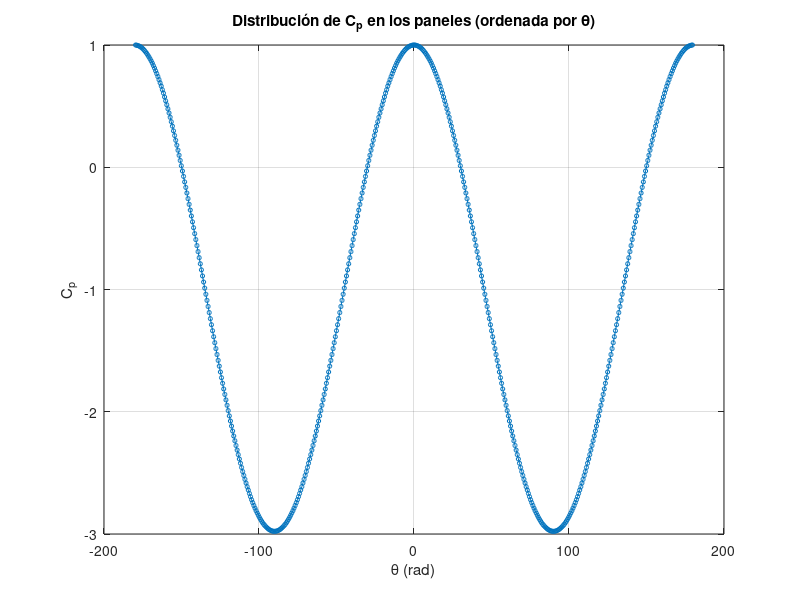

Recreate this plot in MATLAB.
%% Preprocess

Ndiv   = 500;
deltaB = 2*pi/Ndiv;
R      = 0.5;

Nc = zeros(Ndiv,2);
Tc = zeros(Ndiv,2);

ca = zeros(Ndiv,1);
sa = zeros(Ndiv,1);
l  = zeros(Ndiv,1);

X  = zeros(Ndiv+1,2);
Xc = zeros(Ndiv,2);

cl = zeros(Ndiv,1);
cp = zeros(Ndiv,1);

for ii = 1:Ndiv+1
    X(ii,:)  = R*[cos((ii-1)*deltaB), -sin((ii-1)*deltaB)];
end

for jj = 1:Ndiv
    l(jj)    = sqrt((X(jj,1) - X(jj+1,1))^2 + (X(jj,2) - X(jj+1,2))^2);
    Xc(jj,:) = (X(jj,:) + X(jj+1,:))/2;
    ca(jj)   = (X(jj+1,1) - X(jj,1))/l(jj);
    sa(jj)   = (X(jj,2) - X(jj+1,2))/l(jj);

    Nc(jj,:) = [sa(jj,1),ca(jj,1)];
    Tc(jj,:) = [ca(jj,1),-sa(jj,1)];
end

%% Process

a = zeros(Ndiv,Ndiv);
b = zeros(Ndiv,1);

alpha = deg2rad(0);

rho = 1.225;

Qinfmod = 1;
Qinf    = Qinfmod*[cos(alpha),sin(alpha)];

for ii = 1:Ndiv
    b(ii) = -dot(Qinf,Tc(ii,:));
    for jj = 1:Ndiv
        if jj ~= ii
            Xc_ij_pan = (Xc(ii,1) - X(jj,1))*ca(jj) - (Xc(ii,2) - X(jj,2))*sa(jj);
            Zc_ij_pan = (Xc(ii,1) - X(jj,1))*sa(jj) + (Xc(ii,2) - X(jj,2))*ca(jj);

            r1 = sqrt(Xc_ij_pan^2 + Zc_ij_pan^2);
            r2 = sqrt((Xc_ij_pan - l(jj))^2 + Zc_ij_pan^2);

            theta1 = atan2(Zc_ij_pan,Xc_ij_pan);
            theta2 = atan2(Zc_ij_pan,Xc_ij_pan - l(jj));

            u_ij_pan = (theta2 - theta1)/(2*pi);
            w_ij_pan = (1/(4*pi))*log(r2^2/r1^2);

            u_ij = u_ij_pan*ca(jj) + w_ij_pan*sa(jj);
            w_ij = -u_ij_pan*sa(jj) + w_ij_pan*ca(jj);

            a(ii,jj) = dot([u_ij,w_ij],Tc(ii,:));
        else
            a(ii,jj) = -0.5;
        end
    end
end

K         = fix(Ndiv/4);
a(K,:)    = 0;
a(K,1)    = 1;
a(K,Ndiv) = 1;
b(K)      = 0;

gamma = a\b;
gamma(K) = 0.5*(gamma(K-1)+gamma(K+1));

for ii=1:Ndiv
     cl(ii) = 2*gamma(ii)*l(ii)/Qinfmod;
     cp(ii) = 1 - (gamma(ii)/Qinfmod)^2;
end

CL = sum(cl);
L  = CL*0.5*Qinfmod^2*2*R*rho;

theta_c = atan2(Xc(:,2), Xc(:,1));
[theta_sorted, idx] = sort(theta_c);
figure;
plot(rad2deg(theta_sorted), cp(idx), '-o','MarkerSize',3);
xlabel('\theta (rad)'); ylabel('C_p');
title('Distribución de C_p en los paneles (ordenada por \theta)');
grid on;


% Pel segon exercici part del treball - Part 1
% A = [A11 A12 ; A21 A22]

% Hi han dues condicions de Kutta, ens hem de carregar dues files de la
% matriu A (corresponent a panells del intradós dels perfils corresponents)
